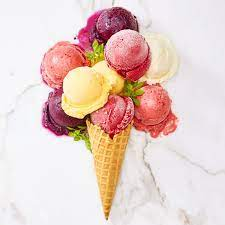
#> input picture icecreame.jpeg, 225 x 225 px
$ jupyter execute friday.ipynb   (shell and % lines are left out)
#> lines starting #> are read from the running program, lines starting #| are printed output that depends on the picture
[cell 1]
import cv2
import matplotlib.pyplot as plt
import numpy as np

[cell 2]
img = cv2.imread('icecreame.jpeg')
#> img is the input picture: shape (225, 225, 3); mean B, G, R 200.4, 206.4, 230.2
img2 = cv2.imread('cake.jpeg')
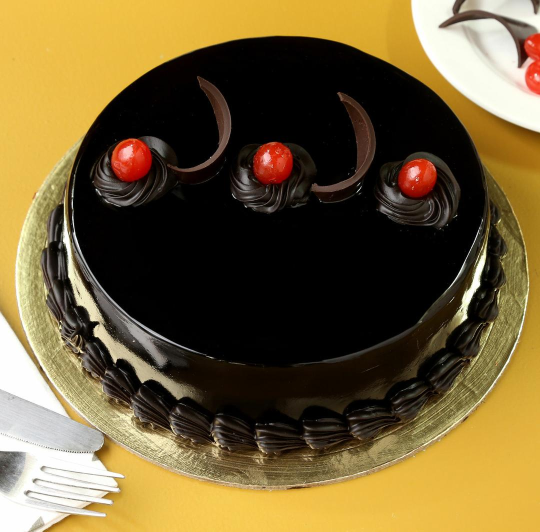
#> input picture cake.jpeg, 1080 x 1063 px (shown at 1/2 size)
#> img2 is the input picture: shape (1063, 1080, 3); mean B, G, R 54.7, 94.6, 113.4
img2 = img2[150:150+225, 150:150+225,:]
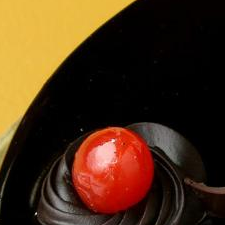
#> img2: shape (225, 225, 3); mean B, G, R 23.1, 46.9, 73.7

[cell 3]
img.shape , img2.shape
#> Out = ((225, 225, 3), (225, 225, 3))

[cell 4]
plt.imshow(img)

[cell 5]
def showing(im):
    plt.imshow(im[:,:,::-1])
    plt.show


def imshow(im):
     cv2.imshow('Preview',im)
     cv2.waitKey(0)
     cv2.destroyAllWindows()

[cell 6]
showing(img)

[cell 7]
imshow(img)

[cell 8]
imshow(img2)

[cell 9]
import cv2

[cell 10]
img.shape
#> Out = (225, 225, 3)

[cell 11]
img2.shape
#> Out = (225, 225, 3)

[cell 12]
added = cv2.add(img , img2)
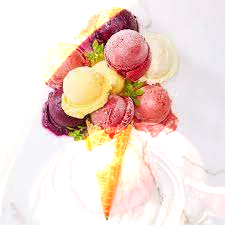
#> added: shape (225, 225, 3); mean B, G, R 209, 218.6, 239.8
showing(added)
